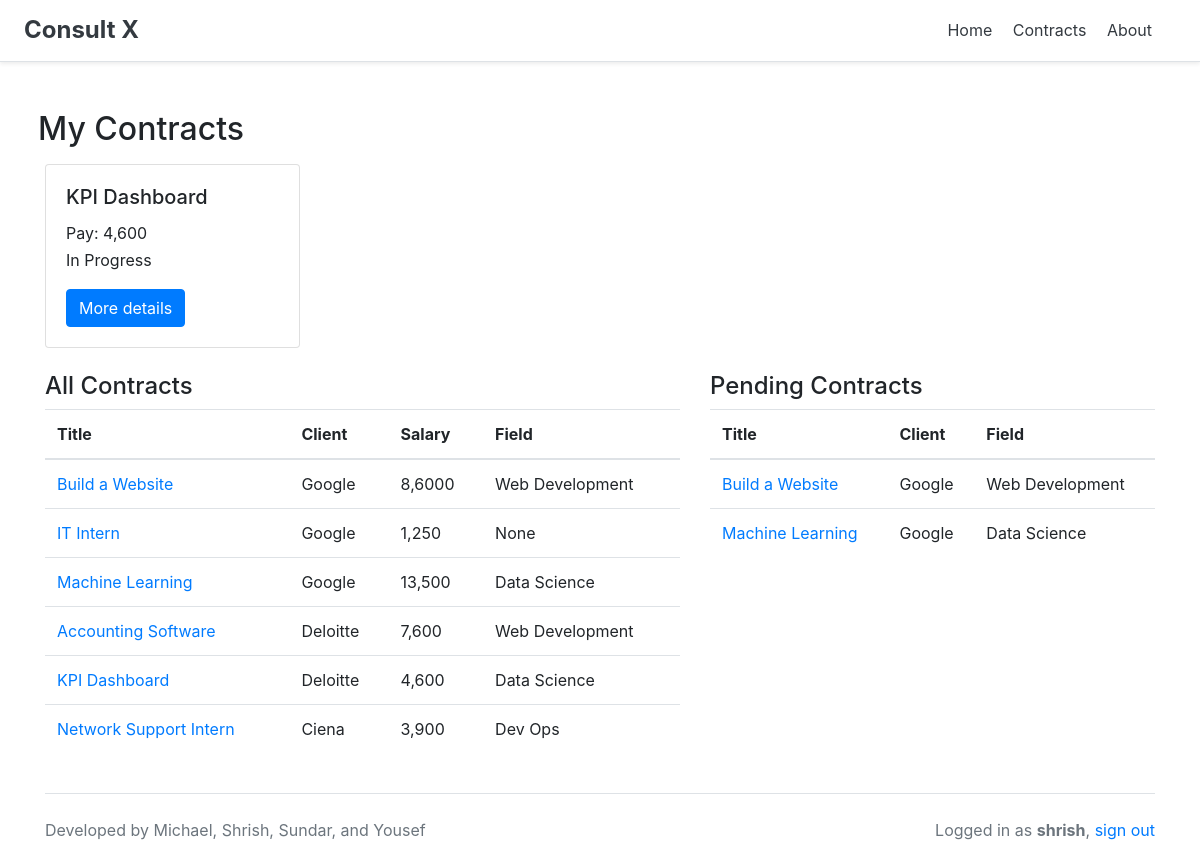
The app's page /contracts/ (signed in) with its own data.
### contracts/models.py (models this page shows, shortened)
class Contract(models.Model):
    title = models.CharField(max_length=128)
    summary = models.TextField(blank=True)
    salary = models.CharField(max_length=128)
    skills = models.ManyToManyField(Skill, blank=True)
    jobTags = models.ForeignKey(JobTag, on_delete=models.CASCADE, blank=True, null=True)
    client = models.ForeignKey(Client, on_delete=models.CASCADE, blank=True, null=True)
    applicants = models.ManyToManyField(Consultant, blank=True, related_name="applicants")
    team = models.ManyToManyField(Consultant, blank=True, related_name="team")
    status = models.CharField(max_length=64, choices=ch_status)

class JobTag(models.Model):
    title = models.CharField(max_length=128)
    def __str__(self):
        return self.title

### profiles/models.py (models this page shows, shortened)
class Client(models.Model):
    user = models.OneToOneField(User, on_delete=models.CASCADE, null=True, blank=True)
    first_name = models.CharField(max_length=64)
    last_name = models.CharField(max_length=64)
    bio = models.TextField(blank=True)
    company_name = models.CharField(max_length=64, null=True)
    email = models.CharField(max_length=64, blank=True)
    website = models.CharField(max_length=128, blank=True)

### contracts/views.py (the view)
def index(request):
    if not check_auth(request):
        return redirect('signin')
    profile, ref = get_profile(request)
    msg = 0
    if ref == 1:
        contracts = Contract.objects.filter(client=profile).filter(status="Open")
        pending = []
        completed = Contract.objects.filter(client=profile).filter(status="Closed")
    elif ref == 0:
        contracts = []
        pending = []
        completed = []
        for contract in Contract.objects.all():
            if profile in contract.team.all():
                contracts.append(contract)
            elif profile in contract.applicants.all():
                pending.append(contract)
        if len(contracts) == 0:
            msg = 'No contracts yet.'
    context = {
        "contracts": contracts,
        "pending": pending,
        "completed": completed,
        "all_contracts": Contract.objects.all(),
        "ref": ref,
        'msg': msg
    }
    return render(request, 'contracts.html', context=context)

### contracts/views.py (called while the page is built)
def get_profile(request):
    profile, ref, status = get_profile_status(request)
    return profile, ref

def get_profile_status(request):
    status = False
    for i in range(len(prof_type)):
        query = prof_type[i].objects.filter(user=request.user)
        if len(query) != 0:
            if query[0].first_name != "":
                status = True
            return query[0], i, status
    return None, 0, status

def check_auth(request):
    if not request.user.is_authenticated:
        return False
    else:
        return True

### contracts/templates/contracts.html (shortened to what this page needs)
{% extends 'base.html' %}
{% block body %}
<div class="row d-flex justify-content-end">
    <div class="mr-auto p-2">
        <h2>My Contracts </h2>
    </div>
</div>
<div class="row" >
{% for contract in contracts %}
<div class="col-sm-3">
    <div class="card">
        <div class="card-body">
            <h5 class="card-title">{{ contract.title }}</h5>
            <p style="margin-bottom: 3px;" class="card-text">Pay: {{ contract.salary }}</p>
            <p style="margin-bottom: 17px;" class="card-text">In Progress</p>
            <a href="{% url 'view_contract' contract.pk %}" class="btn btn-primary">More details</a>
        </div>
    </div>
</div>
{% endfor %}
</div>
<br>
<div class="row">
    <div class="col-sm-7">
        <h4>All Contracts</h4>
        <table class="table table-hover">
            <thead>
                <tr>
                    <th scope="col">Title</th>
                    <th scope="col">Client</th>
                    <th scope="col">Salary</th>
                    <th scope="col">Field</th>
                </tr>
            </thead>
            <tbody>
                {% for contract in all_contracts %}
                <tr>
                    <td><a href="{% url 'view_contract' contract.pk %}">{{ contract.title }}</a></td>
                    <td>{{ contract.client.company_name }}</td>
                    <td>{{ contract.salary }}</td>
                    <td>{{ contract.jobTags }}</td>
                </tr>
                {% endfor %}
            </tbody>
        </table>
    </div>
    {% if ref == 0 %}
    <div class="col-sm-5">
        <h4>Pending Contracts</h4>
        <table class="table table-hover">
            <thead>
                <tr>
                    <th scope="col">Title</th>
                    <th scope="col">Client</th>
                    <th scope="col">Field</th>
                </tr>
            </thead>
            <tbody>
                {% for contract in pending %}
                <tr>
                    <td><a href="{% url 'view_contract' contract.pk %}">{{ contract.title }}</a></td>
                    <td>{{ contract.client.company_name }}</td>
                    <td>{{ contract.jobTags }}</td>
                </tr>
                {% endfor %}
            </tbody>
        </table>
    </div>
    {% endif %}
</div>
{% endblock %}

### login/templates/base.html (shortened to what this page needs)
<!doctype html>
<html lang="en">
    <head>
        {% load static %} <! CSS --->
        <link rel="stylesheet" href="https://stackpath.bootstrapcdn.com/bootstrap/4.3.1/css/bootstrap.min.css">
    </head>
    <body>
        <div class="d-flex flex-column flex-md-row align-items-center p-3 px-md-4 mb-3 bg-white border-bottom shadow-sm">
            <h4 class="my-0 mr-md-auto font-weight-normal"><a href="/index"><font color="#343a40"><b>Consult X</b></font></a></h4>
            <nav class="my-2 my-md-0 mr-md-3">
                <a class="p-2 text-dark" href="/index">Home</a>
                <a class="p-2 text-dark" href="/contracts">Contracts</a>
                <a class="p-2 text-dark" href="/about">About</a>
            </nav>
        </div>
        <div class="container">
            <br>
            {% block body %}
            {% endblock %}
            <br>
            <footer class="border-top"><br>
                <p class="float-right text-muted">
                    {% if user.get_username|length != 0 %}
                        Logged in as <b>{{ user.get_username }}</b>, <a href="/signout">sign out</a>
                    {% endif %}
                </p>
                <p class="text-muted">
                    Developed by Michael, Shrish, Sundar, and Yousef
                </p>
            </footer>
        </div>
    </body>
</html>

### records on screen
Contract: title "KPI Dashboard", salary "4,600", client.company_name "Deloitte", jobTags "Data Science"
Contract: title "Build a Website", client.company_name "Google", salary "8,6000", jobTags "Web Development"
Contract: title "IT Intern", client.company_name "Google", salary "1,250", jobTags "None"
Contract: title "Machine Learning", client.company_name "Google", salary "13,500", jobTags "Data Science"
Contract: title "Accounting Software", client.company_name "Deloitte", salary "7,600", jobTags "Web Development"
Contract: title "Network Support Intern", client.company_name "Ciena", salary "3,900", jobTags "Dev Ops"

### other values on screen
{{ user.get_username }} "shrish"
